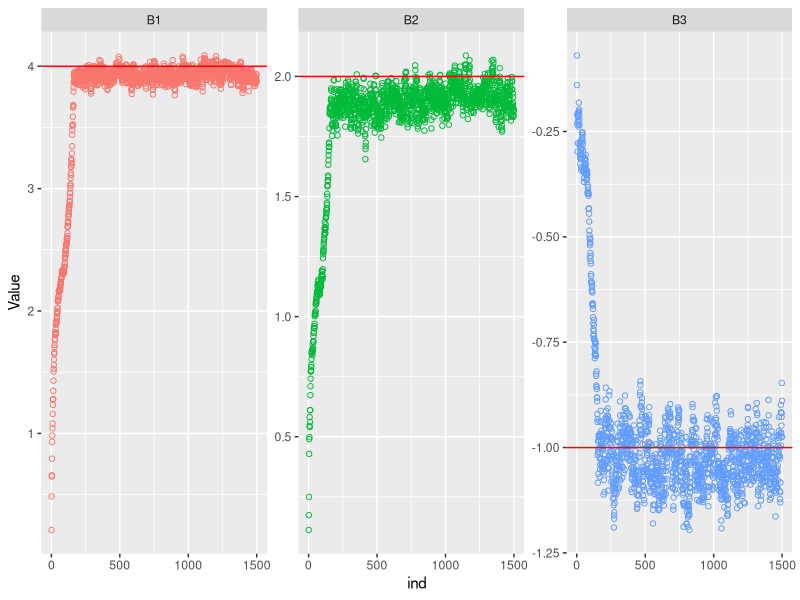
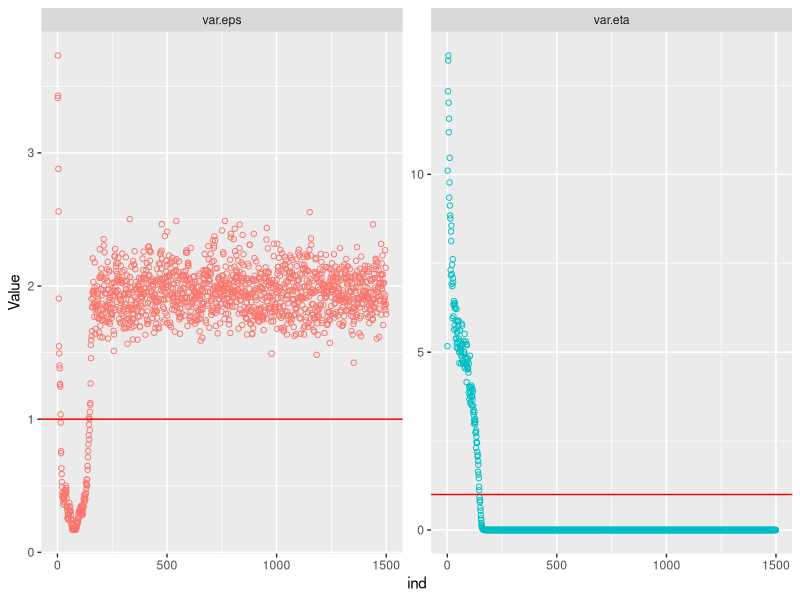
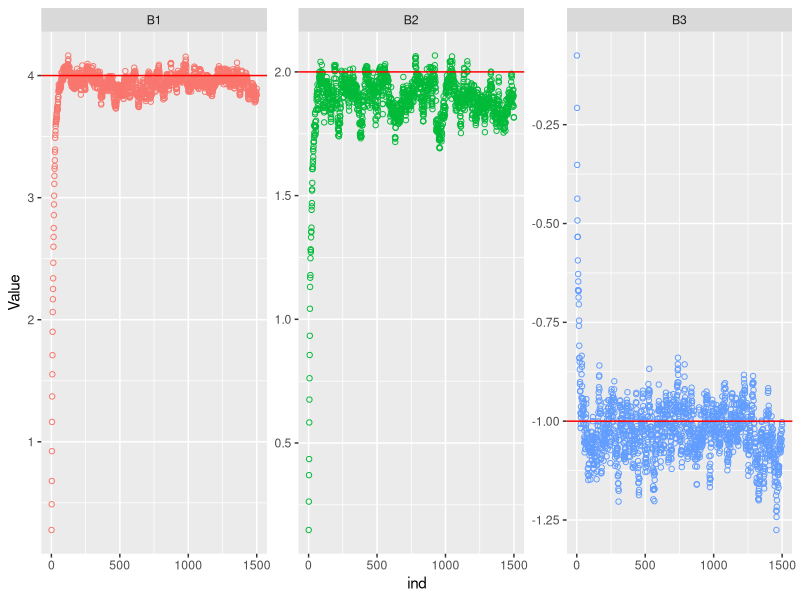
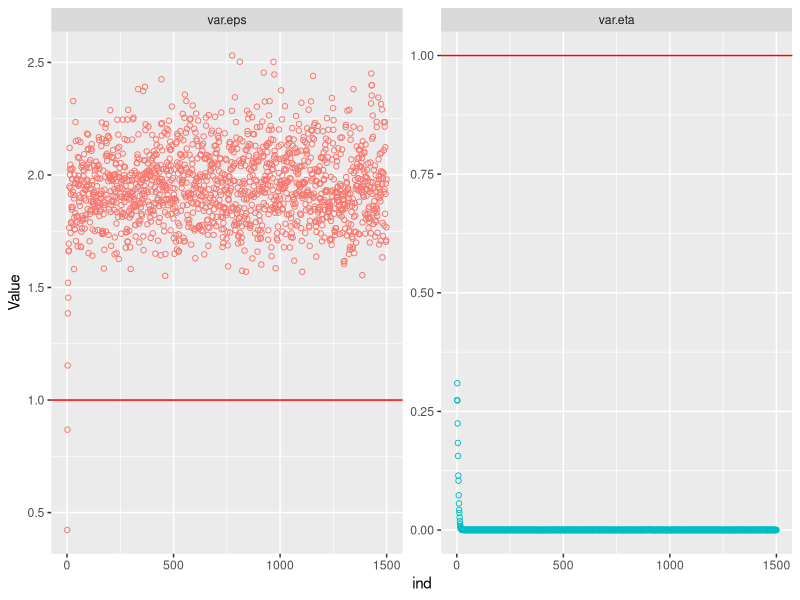
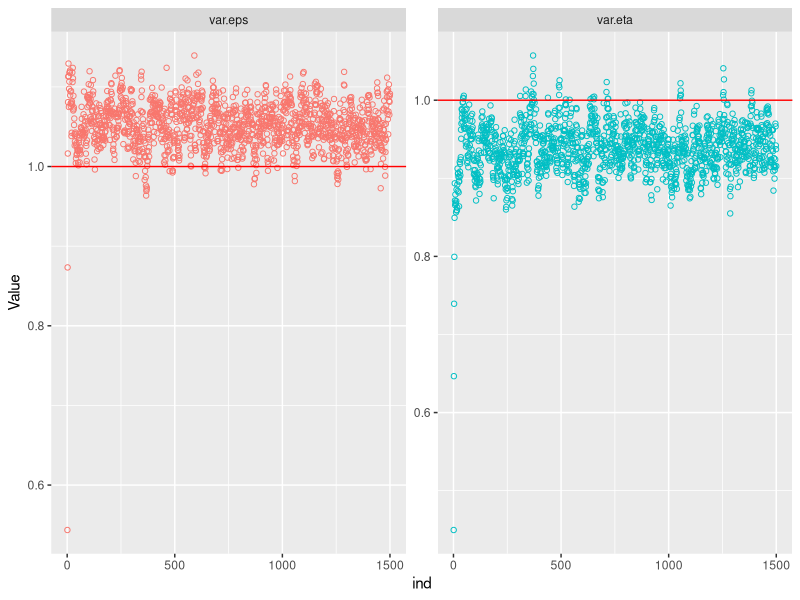
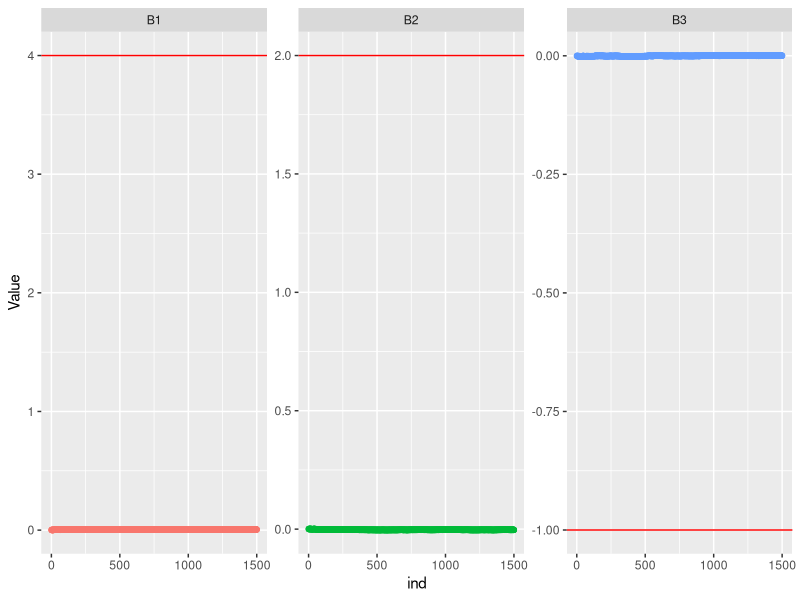
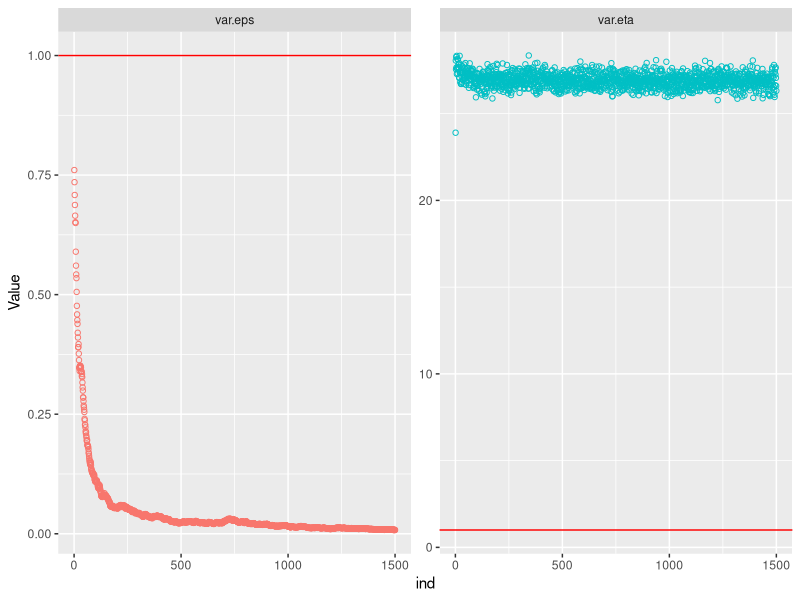

These charts were generated, in order, by the following R code:
## ---- chunk 1
library(tidyverse)
library(knitr)
library(kableExtra)

## ---- chunk 2
#Simulate outcome based on the simple state space model
ss.simp.sim <- function(X, B, t = 100, u0 = 0, P0 = 1, sigma2.eps = 1, sigma2.eta = 1){
  XB <- X%*%B
  n <- length(XB)
  #Initiate y and mu
  y <- matrix(NA, nrow = n, ncol = t)
  mu <- matrix(NA, nrow = n, ncol = t)
  mu[,1] <- rnorm(n, u0, sd = sqrt(P0)) + rnorm(n, 0, sd = sqrt(sigma2.eta))
  y[,1] <- mu[,1] + XB + rnorm(n,0, sd = sqrt(sigma2.eta))
  #iteritively simulate y based on the model
  for(i in 2:t){
    mu[,i] <- mu[,i-1] + rnorm(n,0, sd = sqrt(sigma2.eta))
    y[,i] <- mu[,i]  + i * XB + rnorm(n,0,sd = sqrt(sigma2.eps))
  }
  y
}

n <- 100
B <- c(4, 2, -1)
# B <- 0
p <- length(B)
X <- matrix(rnorm(n*p), n, p)

### Simulates the data
set.seed(2438)
y <- ss.simp.sim(X, B, 4, P0 = 1, u0 = 0)
## ---- chunk 3
#"prior" for \mu
P0 <- 10
u0 <- 0
#\beta priors
Beta.Intial <- 0
sigma2.beta <- 10
#\sigma^2_\eta priors
a0 <- .01
b0 <- .01
#\sigma^2_\varepsilon priors
c0 <- .01
d0 <- .01
## ---- chunk 4
Burn <- 500
Its <- 1500

p <- ncol(X)
T <- ncol(y)
n <- nrow(y)

# This allows the user to insert a single value for all \beta prior means
if(length(Beta.Intial)  == p) Beta.Intial <- Beta.Intial else Beta.Intial <- rep(Beta.Intial, p)
B.star <- Beta.Intial

#Mean of variances priors
sigma2.eta.star <- (d0/2)/(c0/2 + 1)
sigma2.eps.star <- (b0/2)/(a0/2 + 1)

#Empty objects to track each iteration
Beta.Track <- matrix(NA, p, Its)
sigma2.eps.Track <- numeric(Its)
sigma2.eta.Track <- numeric(Its)
mu.Track <- array(NA, dim = c(n, T, Its))
## ---- chunk 5
ffbs = function(y,V,W,m0,C0){ 
  T = ncol(y); n = nrow(y)
  a = matrix(0, n, T); R = matrix(0, n, T) 
  m = matrix(0, n, T); C = matrix(0, n, T); B = matrix(0, n, T-1)
  H = matrix(0, n, T-1); mm = matrix(0, n, T); CC = matrix(0, n, T) 
  x = matrix(0, n, T); llike = 0.0 
  for (t in 1:T){ 
    if(t==1){
      a[,1] = m0; R[,1] = C0 + W
    }else{
      a[,t] = m[,t-1]; R[,t] = C[,t-1] + W
    }
    f = a[,t]
    Q = R[,t] + V 
    A = R[,t]/Q 
    m[,t] = a[,t]+A*(y[,t]-f) 
    C[,t] = R[,t]-Q*A**2 
    B[,t-1] = C[,t-1]/R[,t] 
    H[,t-1] = C[,t-1]-R[,t]*B[,t-1]**2 
    llike = llike + sum(dnorm(y[,t],f,sqrt(Q),log=TRUE)) 
  } 
  mm[,T] = m[,T]; CC[,T] = C[,T] 
  x[,T] = rnorm(n,m[,T],sqrt(C[,T])) 
  for (t in (T-1):1){ 
    mm[,t] = m[,t] + C[,t]/R[,t+1]*(mm[,t+1]-a[,t+1])
    CC[,t] = C[,t] - (C[,t]^2)/(R[,t+1]^2)*(R[,t+1]-CC[,t+1])
    x[,t] = rnorm(n,m[,t]+B[,t]*(x[,t+1]-a[,t+1]),sqrt(H[,t]))
  } 
  return(list(x=x,m=m,C=C,mm=mm,CC=CC,llike=llike)) 
}

## ---- chunk 6
#Needed for beta posterior
XtX <- matrix(0, p, p)
for(i in 1:T){
  XtX <- XtX + crossprod(i*X)
}


for(j in 1:Its){
  ###### mu post
  ##Modify y to condition on \beta
  y.star <- matrix(NA, nrow(y), ncol(y))
  for(i in 1:T)
    y.star[,i] <- y[,i] - i * X %*% B.star
  ##Run forward filtering backward sampling
  mu.star <- ffbs(y.star, sigma2.eps.star, sigma2.eta.star, u0, P0)$x 
  mu.Track[,,j] <- mu.star
  
  ##### Sigma NR
  nv <- sum((y.star - mu.star)^2)
  sigma2.eps.star <- sigma2.eps.Track[j] <- 1/rgamma(1, (n*T/2 +c0), d0+nv/2)
  
  np <- sum(apply(mu.star, 1, diff)^2)
  sigma2.eta.star <- sigma2.eta.Track[j] <- 1/rgamma(1, (n*T/ 2 + a0), (b0 + np/ 2))  

  #### Beta Post
  v.star <- (y-mu.star)
  B.sum <- numeric(p)
  for(i in 1:ncol(v.star))
    B.sum <- B.sum + crossprod(v.star[,i], i * X)
  B.Big <- sigma2.beta * B.sum + sigma2.eta.star * Beta.Intial
  Sigma <- sigma2.beta * XtX + diag(sigma2.eps.star, p)
  B.star <- Beta.Track[,j] <- mvtnorm::rmvnorm(1, mean = solve(Sigma, t(B.Big)), sigma = solve(Sigma) * sigma2.eps.star * sigma2.beta)[1,]
}
## ---- chunk 7
Beta.Track %>%
  t() %>%
  data.frame() %>%
  set_names(c("B1", "B2", "B3")) %>%
  mutate(ind = 1:nrow(.)) %>%
  gather("Beta", "Value", B1, B2, B3) %>%
  mutate(Z = case_when(
    Beta == "B1" ~ 4,
    Beta == "B2" ~ 2,
    Beta == "B3" ~ -1
  )) %>%
  ggplot(aes(x = ind, y = Value, color = Beta)) + 
  geom_point(shape = 21) + 
  facet_wrap(. ~ Beta, scales = "free_y") + 
  geom_hline(aes(yintercept = Z), col = "red") +
  theme(legend.position = "none")


## ---- chunk 8

cbind(
  Beta.True = c(4, 2, -1),
  Estimate = rowMeans(Beta.Track[,Burn:Its]),
  apply(Beta.Track[,Burn:Its], 1, quantile, c(.025, 0.975)) %>%
  t()
) %>%
  kable(booktabs = TRUE)

## ---- chunk 9
data.frame(sigma2.eps.Track, sigma2.eta.Track) %>%
  set_names(c("var.eps", "var.eta")) %>%
  mutate(ind = 1:nrow(.)) %>%
  gather("Variance", "Value", var.eps, var.eta) %>%
  mutate(Z = case_when(
    Variance == "var.eps" ~ 1,
    Variance == "var.eta" ~ 1
  )) %>%
  ggplot(aes(x = ind, y = Value, color = Variance)) + 
  geom_point(shape = 21) + 
  facet_wrap(. ~ Variance, scales = "free_y") + 
  geom_hline(aes(yintercept = Z), col = "red") +
  theme(legend.position = "none")

## ---- chunk 10
#"prior" for \mu
P0 <- 10
u0 <- 0
#\beta priors
Beta.Intial <- 0
sigma2.beta <- 10

Burn <- 500
Its <- 1500

p <- ncol(X)
T <- ncol(y)
n <- nrow(y)

# This allows the user to insert a single value for all \beta prior means
if(length(Beta.Intial)  == p) Beta.Intial <- Beta.Intial else Beta.Intial <- rep(Beta.Intial, p)
B.star <- Beta.Intial

#Fix Variances
sigma2.eta.star <- 1
sigma2.eps.star <- 1

#Empty objects to track each iteration
Beta.Track <- matrix(NA, p, Its)
mu.Track <- array(NA, dim = c(n, T, Its))

#Needed for beta posterior
XtX <- matrix(0, p, p)
for(i in 1:T){
  XtX <- XtX + crossprod(i*X)
}


for(j in 1:Its){
  ###### mu post
  ##Modify y to condition on \beta
  y.star <- matrix(NA, nrow(y), ncol(y))
  for(i in 1:T)
    y.star[,i] <- y[,i] - i * X %*% B.star
  ##Run forward filtering backward sampling
  mu.star <- ffbs(y.star, sigma2.eps.star, sigma2.eta.star, u0, P0)$x 
  mu.Track[,,j] <- mu.star
  
  # ##### Sigma NR
  # nv <- sum((y.star - mu.star)^2)
  # sigma2.eps.star <- sigma2.eps.Track[j] <- 1/rgamma(1, (n*T/2 +c0), d0+nv/2)
  # 
  # np <- sum(apply(mu.star, 1, diff)^2)
  # sigma2.eta.star <- sigma2.eta.Track[j] <- 1/rgamma(1, (n*T/ 2 + a0), (b0 + np/ 2))  

  #### Beta Post
  v.star <- (y-mu.star)
  B.sum <- numeric(p)
  for(i in 1:ncol(v.star))
    B.sum <- B.sum + crossprod(v.star[,i], i * X)
  B.Big <- sigma2.beta * B.sum + sigma2.eta.star * Beta.Intial
  Sigma <- sigma2.beta * XtX + diag(sigma2.eps.star, p)
  B.star <- Beta.Track[,j] <- mvtnorm::rmvnorm(1, mean = solve(Sigma, t(B.Big)), sigma = solve(Sigma) * sigma2.eps.star * sigma2.beta)[1,]
}
## ---- chunk 11
Beta.Track %>%
  t() %>%
  data.frame() %>%
  set_names(c("B1", "B2", "B3")) %>%
  mutate(ind = 1:nrow(.)) %>%
  gather("Beta", "Value", B1, B2, B3) %>%
  mutate(Z = case_when(
    Beta == "B1" ~ 4,
    Beta == "B2" ~ 2,
    Beta == "B3" ~ -1
  )) %>%
  ggplot(aes(x = ind, y = Value, color = Beta)) + 
  geom_point(shape = 21) + 
  facet_wrap(. ~ Beta, scales = "free_y") + 
  geom_hline(aes(yintercept = Z), col = "red") +
  theme(legend.position = "none")


## ---- chunk 12

cbind(
  Beta.True = c(4, 2, -1),
  Estimate = rowMeans(Beta.Track[,Burn:Its]),
  apply(Beta.Track[,Burn:Its], 1, quantile, c(.025, 0.975)) %>%
  t()
) %>%
  kable(booktabs = TRUE)

## ---- chunk 13
set.seed(2438)

n <- 100
B <- 0
p <- length(B)
X <- matrix(0, n, p)

### Simulates the data
y <- ss.simp.sim(X, B, 4, P0 = 1, u0 = 0)

#"prior" for \mu
P0 <- 10
u0 <- 0
#\sigma^2_\eta priors
a0 <- .01
b0 <- .01
#\sigma^2_\varepsilon priors
c0 <- .01
d0 <- .01

Burn <- 500
Its <- 1500

p <- ncol(X)
T <- ncol(y)
n <- nrow(y)

B.star <- 0

#Mean of variances priors
sigma2.eta.star <- (d0/2)/(c0/2 + 1)
sigma2.eps.star <- (b0/2)/(a0/2 + 1)

#Empty objects to track each iteration
sigma2.eps.Track <- numeric(Its)
sigma2.eta.Track <- numeric(Its)
mu.Track <- array(NA, dim = c(n, T, Its))


for(j in 1:Its){
  ###### mu post
  ##Modify y to condition on \beta
  y.star <- y
  ##Run forward filtering backward sampling
  mu.star <- ffbs(y.star, sigma2.eps.star, sigma2.eta.star, u0, P0)$x 
  mu.Track[,,j] <- mu.star
  
  ##### Sigma NR
  nv <- sum((y.star - mu.star)^2)
  sigma2.eps.star <- sigma2.eps.Track[j] <- 1/rgamma(1, (n*T/2 +c0), d0+nv/2)

  np <- sum(apply(mu.star, 1, diff)^2)
  sigma2.eta.star <- sigma2.eta.Track[j] <- 1/rgamma(1, (n*T/ 2 + a0), (b0 + np/ 2))

  #### Beta Post
  # v.star <- (y-mu.star)
  # B.sum <- numeric(p)
  # for(i in 1:ncol(v.star))
  #   B.sum <- B.sum + crossprod(v.star[,i], i * X)
  # B.Big <- sigma2.beta * B.sum + sigma2.eta.star * Beta.Intial
  # Sigma <- sigma2.beta * XtX + diag(sigma2.eps.star, p)
  # B.star <- Beta.Track[,j] <- mvtnorm::rmvnorm(1, mean = solve(Sigma, t(B.Big)), sigma = solve(Sigma) * sigma2.eps.star * sigma2.beta)[1,]
}
## ---- chunk 14
data.frame(sigma2.eps.Track, sigma2.eta.Track) %>%
  set_names(c("var.eps", "var.eta")) %>%
  mutate(ind = 1:nrow(.)) %>%
  gather("Variance", "Value", var.eps, var.eta) %>%
  mutate(Z = case_when(
    Variance == "var.eps" ~ 1,
    Variance == "var.eta" ~ 1
  )) %>%
  ggplot(aes(x = ind, y = Value, color = Variance)) + 
  geom_point(shape = 21) + 
  facet_wrap(. ~ Variance, scales = "free_y") + 
  geom_hline(aes(yintercept = Z), col = "red") +
  theme(legend.position = "none")

## ---- chunk 15
set.seed(2438)

n <- 100
B <- 0
p <- length(B)
X <- matrix(0, n, p)

### Simulates the data
y <- ss.simp.sim(X, B, 100, P0 = 1, u0 = 0)

#"prior" for \mu
P0 <- 10
u0 <- 0
#\sigma^2_\eta priors
a0 <- .01
b0 <- .01
#\sigma^2_\varepsilon priors
c0 <- .01
d0 <- .01

Burn <- 500
Its <- 1500

p <- ncol(X)
T <- ncol(y)
n <- nrow(y)

B.star <- 0

#Mean of variances priors
sigma2.eta.star <- (d0/2)/(c0/2 + 1)
sigma2.eps.star <- (b0/2)/(a0/2 + 1)

#Empty objects to track each iteration
sigma2.eps.Track <- numeric(Its)
sigma2.eta.Track <- numeric(Its)
mu.Track <- array(NA, dim = c(n, T, Its))


for(j in 1:Its){
  ###### mu post
  ##Modify y to condition on \beta
  y.star <- y
  ##Run forward filtering backward sampling
  mu.star <- ffbs(y.star, sigma2.eps.star, sigma2.eta.star, u0, P0)$x 
  mu.Track[,,j] <- mu.star
  
  ##### Sigma NR
  nv <- sum((y.star - mu.star)^2)
  sigma2.eps.star <- sigma2.eps.Track[j] <- 1/rgamma(1, (n*T/2 +c0), d0+nv/2)

  np <- sum(apply(mu.star, 1, diff)^2)
  sigma2.eta.star <- sigma2.eta.Track[j] <- 1/rgamma(1, (n*T/ 2 + a0), (b0 + np/ 2))

  #### Beta Post
  # v.star <- (y-mu.star)
  # B.sum <- numeric(p)
  # for(i in 1:ncol(v.star))
  #   B.sum <- B.sum + crossprod(v.star[,i], i * X)
  # B.Big <- sigma2.beta * B.sum + sigma2.eta.star * Beta.Intial
  # Sigma <- sigma2.beta * XtX + diag(sigma2.eps.star, p)
  # B.star <- Beta.Track[,j] <- mvtnorm::rmvnorm(1, mean = solve(Sigma, t(B.Big)), sigma = solve(Sigma) * sigma2.eps.star * sigma2.beta)[1,]
}
## ---- chunk 16
data.frame(sigma2.eps.Track, sigma2.eta.Track) %>%
  set_names(c("var.eps", "var.eta")) %>%
  mutate(ind = 1:nrow(.)) %>%
  gather("Variance", "Value", var.eps, var.eta) %>%
  mutate(Z = case_when(
    Variance == "var.eps" ~ 1,
    Variance == "var.eta" ~ 1
  )) %>%
  ggplot(aes(x = ind, y = Value, color = Variance)) + 
  geom_point(shape = 21) + 
  facet_wrap(. ~ Variance, scales = "free_y") + 
  geom_hline(aes(yintercept = Z), col = "red") +
  theme(legend.position = "none")

## ---- chunk 17
n <- 100
B <- c(4, 2, -1)
# B <- 0
p <- length(B)
X <- matrix(rnorm(n*p), n, p)

### Simulates the data
set.seed(2438)
y <- ss.simp.sim(X, B, 100, P0 = 1, u0 = 0)

#"prior" for \mu
P0 <- 10
u0 <- 0
#\beta priors
Beta.Intial <- 0
sigma2.beta <- 10
#\sigma^2_\eta priors
a0 <- .01
b0 <- .01
#\sigma^2_\varepsilon priors
c0 <- .01
d0 <- .01

Burn <- 500
Its <- 1500

p <- ncol(X)
T <- ncol(y)
n <- nrow(y)

# This allows the user to insert a single value for all \beta prior means
if(length(Beta.Intial)  == p) Beta.Intial <- Beta.Intial else Beta.Intial <- rep(Beta.Intial, p)
B.star <- Beta.Intial

#Mean of variances priors
sigma2.eta.star <- (d0/2)/(c0/2 + 1)
sigma2.eps.star <- (b0/2)/(a0/2 + 1)

#Empty objects to track each iteration
Beta.Track <- matrix(NA, p, Its)
sigma2.eps.Track <- numeric(Its)
sigma2.eta.Track <- numeric(Its)
mu.Track <- array(NA, dim = c(n, T, Its))


#Needed for beta posterior
XtX <- matrix(0, p, p)
for(i in 1:T){
  XtX <- XtX + crossprod(i*X)
}


for(j in 1:Its){
  ###### mu post
  ##Modify y to condition on \beta
  y.star <- matrix(NA, nrow(y), ncol(y))
  for(i in 1:T)
    y.star[,i] <- y[,i] - i * X %*% B.star
  ##Run forward filtering backward sampling
  mu.star <- ffbs(y.star, sigma2.eps.star, sigma2.eta.star, u0, P0)$x 
  mu.Track[,,j] <- mu.star
  
  ##### Sigma NR
  nv <- sum((y.star - mu.star)^2)
  sigma2.eps.star <- sigma2.eps.Track[j] <- 1/rgamma(1, (n*T/2 +c0), d0+nv/2)
  
  np <- sum(apply(mu.star, 1, diff)^2)
  sigma2.eta.star <- sigma2.eta.Track[j] <- 1/rgamma(1, (n*T/ 2 + a0), (b0 + np/ 2))  

  #### Beta Post
  v.star <- (y-mu.star)
  B.sum <- numeric(p)
  for(i in 1:ncol(v.star))
    B.sum <- B.sum + crossprod(v.star[,i], i * X)
  B.Big <- sigma2.beta * B.sum + sigma2.eta.star * Beta.Intial
  Sigma <- sigma2.beta * XtX + diag(sigma2.eps.star, p)
  B.star <- Beta.Track[,j] <- mvtnorm::rmvnorm(1, mean = solve(Sigma, t(B.Big)), sigma = solve(Sigma) * sigma2.eps.star * sigma2.beta)[1,]
}
## ---- chunk 18
Beta.Track %>%
  t() %>%
  data.frame() %>%
  set_names(c("B1", "B2", "B3")) %>%
  mutate(ind = 1:nrow(.)) %>%
  gather("Beta", "Value", B1, B2, B3) %>%
  mutate(Z = case_when(
    Beta == "B1" ~ 4,
    Beta == "B2" ~ 2,
    Beta == "B3" ~ -1
  )) %>%
  ggplot(aes(x = ind, y = Value, color = Beta)) + 
  geom_point(shape = 21) + 
  facet_wrap(. ~ Beta, scales = "free_y") + 
  geom_hline(aes(yintercept = Z), col = "red") +
  theme(legend.position = "none")


## ---- chunk 19
data.frame(sigma2.eps.Track, sigma2.eta.Track) %>%
  set_names(c("var.eps", "var.eta")) %>%
  mutate(ind = 1:nrow(.)) %>%
  gather("Variance", "Value", var.eps, var.eta) %>%
  mutate(Z = case_when(
    Variance == "var.eps" ~ 1,
    Variance == "var.eta" ~ 1
  )) %>%
  ggplot(aes(x = ind, y = Value, color = Variance)) + 
  geom_point(shape = 21) + 
  facet_wrap(. ~ Variance, scales = "free_y") + 
  geom_hline(aes(yintercept = Z), col = "red") +
  theme(legend.position = "none")
